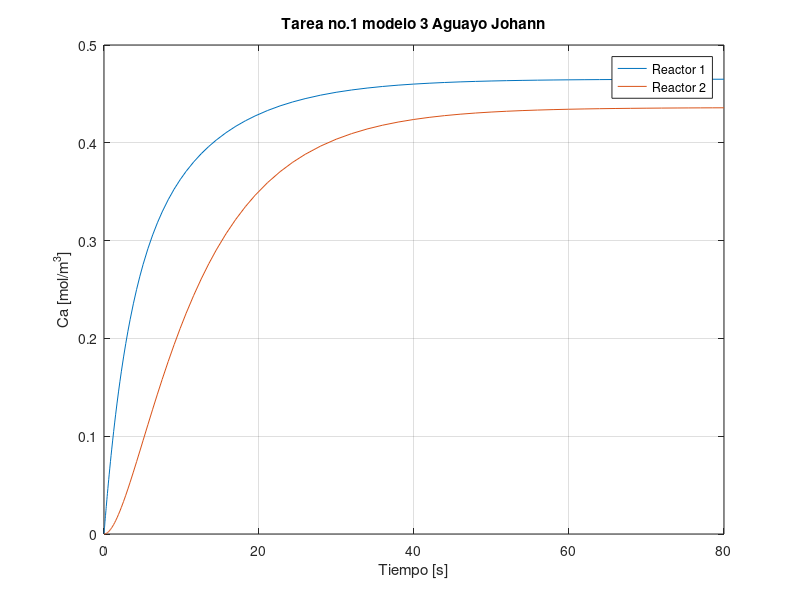

Source code (MATLAB):
%Tarea 1 modelo 2 control de procesos
%Reactores en serie con mismo volumen y flujo ctte
function Reactor_en_serie_4
clear
clc
[T,y]=ode45(@modelo_4,[0,80],[0,0]);
y
%datos
plot(T,y)
title("Tarea no.1 modelo 3 Aguayo Johann")
ylabel("Ca [mol/m^3]"),xlabel("Tiempo [s]");
grid
legend("Reactor 1","Reactor 2")
end
function dydT=modelo_4(T,y)
%datos
Ca1 = y(1);
Ca2 = y(2);
F = 0.008; %m^3/s
v1 = 0.04; %m^3
v2 = 0.02; %m^3
k = 0.01; %1/s
Cao = 0.5; %mol/m^3
b = 0.4;
%Ecuacion de diseño CSTR
dydT(1)=((F*Cao)/v1)+((b*F*Ca2)/v1)-((F*Ca1*(1+b))/v1)-(k*Ca1);
dydT(2)=((F*b*Ca1)/v2)-((F*Ca2*b)/v2)-(k*Ca1);
dydT=dydT';
end